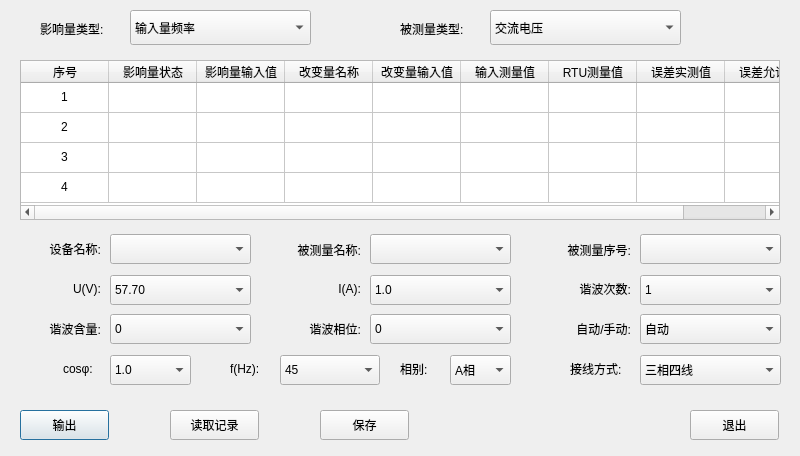
<?xml version="1.0" encoding="UTF-8"?>
<ui version="4.0">
 <class>rtu_changecheck</class>
 <widget class="QDialog" name="rtu_changecheck">
  <property name="windowModality">
   <enum>Qt::WindowModal</enum>
  </property>
  <property name="geometry">
   <rect>
    <x>0</x>
    <y>0</y>
    <width>800</width>
    <height>456</height>
   </rect>
  </property>
  <property name="windowTitle">
   <string>Dialog</string>
  </property>
  <property name="modal">
   <bool>false</bool>
  </property>
  <widget class="QLabel" name="label">
   <property name="geometry">
    <rect>
     <x>40</x>
     <y>20</y>
     <width>91</width>
     <height>17</height>
    </rect>
   </property>
   <property name="text">
    <string>影响量类型:</string>
   </property>
  </widget>
  <widget class="QComboBox" name="cb_cctype">
   <property name="geometry">
    <rect>
     <x>130</x>
     <y>10</y>
     <width>181</width>
     <height>35</height>
    </rect>
   </property>
   <item>
    <property name="text">
     <string>输入量频率</string>
    </property>
   </item>
   <item>
    <property name="text">
     <string>波形畸变</string>
    </property>
   </item>
   <item>
    <property name="text">
     <string>超量限</string>
    </property>
   </item>
   <item>
    <property name="text">
     <string>自热</string>
    </property>
   </item>
   <item>
    <property name="text">
     <string>电源电压</string>
    </property>
   </item>
  </widget>
  <widget class="QLabel" name="label_2">
   <property name="geometry">
    <rect>
     <x>400</x>
     <y>20</y>
     <width>221</width>
     <height>17</height>
    </rect>
   </property>
   <property name="text">
    <string>被测量类型:</string>
   </property>
  </widget>
  <widget class="QComboBox" name="cb_cctype_2">
   <property name="geometry">
    <rect>
     <x>490</x>
     <y>10</y>
     <width>191</width>
     <height>35</height>
    </rect>
   </property>
   <item>
    <property name="text">
     <string>交流电压</string>
    </property>
   </item>
   <item>
    <property name="text">
     <string>交流电流</string>
    </property>
   </item>
   <item>
    <property name="text">
     <string>有功功率</string>
    </property>
   </item>
   <item>
    <property name="text">
     <string>无功功率</string>
    </property>
   </item>
   <item>
    <property name="text">
     <string>功率因数</string>
    </property>
   </item>
   <item>
    <property name="text">
     <string>频率</string>
    </property>
   </item>
  </widget>
  <widget class="QTableWidget" name="tableWidget">
   <property name="geometry">
    <rect>
     <x>20</x>
     <y>60</y>
     <width>760</width>
     <height>160</height>
    </rect>
   </property>
   <property name="font">
    <font>
     <pointsize>9</pointsize>
    </font>
   </property>
   <property name="selectionMode">
    <enum>QAbstractItemView::SingleSelection</enum>
   </property>
   <attribute name="horizontalHeaderDefaultSectionSize">
    <number>88</number>
   </attribute>
   <attribute name="verticalHeaderVisible">
    <bool>false</bool>
   </attribute>
   <attribute name="verticalHeaderHighlightSections">
    <bool>false</bool>
   </attribute>
   <row>
    <property name="text">
     <string>New Row</string>
    </property>
   </row>
   <row>
    <property name="text">
     <string>1</string>
    </property>
   </row>
   <row>
    <property name="text">
     <string>2</string>
    </property>
   </row>
   <row>
    <property name="text">
     <string>4</string>
    </property>
   </row>
   <column>
    <property name="text">
     <string>序号</string>
    </property>
    <property name="font">
     <font>
      <pointsize>9</pointsize>
     </font>
    </property>
   </column>
   <column>
    <property name="text">
     <string>影响量状态</string>
    </property>
    <property name="font">
     <font>
      <pointsize>9</pointsize>
     </font>
    </property>
   </column>
   <column>
    <property name="text">
     <string>影响量输入值</string>
    </property>
    <property name="font">
     <font>
      <pointsize>9</pointsize>
     </font>
    </property>
   </column>
   <column>
    <property name="text">
     <string>改变量名称</string>
    </property>
    <property name="font">
     <font>
      <pointsize>9</pointsize>
     </font>
    </property>
   </column>
   <column>
    <property name="text">
     <string>改变量输入值</string>
    </property>
    <property name="font">
     <font>
      <pointsize>9</pointsize>
     </font>
    </property>
   </column>
   <column>
    <property name="text">
     <string>输入测量值</string>
    </property>
    <property name="font">
     <font>
      <pointsize>9</pointsize>
     </font>
    </property>
   </column>
   <column>
    <property name="text">
     <string>RTU测量值</string>
    </property>
    <property name="font">
     <font>
      <pointsize>9</pointsize>
     </font>
    </property>
   </column>
   <column>
    <property name="text">
     <string>误差实测值</string>
    </property>
    <property name="font">
     <font>
      <pointsize>9</pointsize>
     </font>
    </property>
   </column>
   <column>
    <property name="text">
     <string>误差允许值</string>
    </property>
    <property name="font">
     <font>
      <pointsize>9</pointsize>
     </font>
    </property>
   </column>
   <item row="0" column="0">
    <property name="text">
     <string>1</string>
    </property>
    <property name="font">
     <font>
      <pointsize>9</pointsize>
     </font>
    </property>
    <property name="textAlignment">
     <set>AlignCenter</set>
    </property>
    <property name="foreground">
     <brush brushstyle="SolidPattern">
      <color alpha="255">
       <red>0</red>
       <green>0</green>
       <blue>0</blue>
      </color>
     </brush>
    </property>
    <property name="flags">
     <set>NoItemFlags</set>
    </property>
   </item>
   <item row="1" column="0">
    <property name="text">
     <string>2</string>
    </property>
    <property name="textAlignment">
     <set>AlignCenter</set>
    </property>
    <property name="foreground">
     <brush brushstyle="SolidPattern">
      <color alpha="255">
       <red>0</red>
       <green>0</green>
       <blue>0</blue>
      </color>
     </brush>
    </property>
    <property name="flags">
     <set>NoItemFlags</set>
    </property>
   </item>
   <item row="2" column="0">
    <property name="text">
     <string>3</string>
    </property>
    <property name="textAlignment">
     <set>AlignCenter</set>
    </property>
    <property name="foreground">
     <brush brushstyle="SolidPattern">
      <color alpha="255">
       <red>0</red>
       <green>0</green>
       <blue>0</blue>
      </color>
     </brush>
    </property>
    <property name="flags">
     <set>NoItemFlags</set>
    </property>
   </item>
   <item row="3" column="0">
    <property name="text">
     <string>4</string>
    </property>
    <property name="textAlignment">
     <set>AlignCenter</set>
    </property>
    <property name="foreground">
     <brush brushstyle="SolidPattern">
      <color alpha="255">
       <red>0</red>
       <green>0</green>
       <blue>0</blue>
      </color>
     </brush>
    </property>
    <property name="flags">
     <set>NoItemFlags</set>
    </property>
   </item>
  </widget>
  <widget class="QLabel" name="label_3">
   <property name="geometry">
    <rect>
     <x>30</x>
     <y>240</y>
     <width>71</width>
     <height>17</height>
    </rect>
   </property>
   <property name="text">
    <string>设备名称:</string>
   </property>
   <property name="alignment">
    <set>Qt::AlignRight|Qt::AlignTrailing|Qt::AlignVCenter</set>
   </property>
  </widget>
  <widget class="QLabel" name="label_4">
   <property name="geometry">
    <rect>
     <x>30</x>
     <y>280</y>
     <width>71</width>
     <height>17</height>
    </rect>
   </property>
   <property name="text">
    <string>U(V):</string>
   </property>
   <property name="alignment">
    <set>Qt::AlignRight|Qt::AlignTrailing|Qt::AlignVCenter</set>
   </property>
  </widget>
  <widget class="QLabel" name="label_5">
   <property name="geometry">
    <rect>
     <x>30</x>
     <y>320</y>
     <width>71</width>
     <height>17</height>
    </rect>
   </property>
   <property name="text">
    <string>谐波含量:</string>
   </property>
   <property name="alignment">
    <set>Qt::AlignRight|Qt::AlignTrailing|Qt::AlignVCenter</set>
   </property>
  </widget>
  <widget class="QLabel" name="label_6">
   <property name="geometry">
    <rect>
     <x>63</x>
     <y>360</y>
     <width>71</width>
     <height>17</height>
    </rect>
   </property>
   <property name="text">
    <string>cosφ:</string>
   </property>
  </widget>
  <widget class="QLabel" name="label_7">
   <property name="geometry">
    <rect>
     <x>290</x>
     <y>320</y>
     <width>71</width>
     <height>17</height>
    </rect>
   </property>
   <property name="text">
    <string>谐波相位:</string>
   </property>
   <property name="alignment">
    <set>Qt::AlignRight|Qt::AlignTrailing|Qt::AlignVCenter</set>
   </property>
  </widget>
  <widget class="QLabel" name="label_8">
   <property name="geometry">
    <rect>
     <x>270</x>
     <y>240</y>
     <width>91</width>
     <height>20</height>
    </rect>
   </property>
   <property name="text">
    <string>被测量名称:</string>
   </property>
   <property name="alignment">
    <set>Qt::AlignRight|Qt::AlignTrailing|Qt::AlignVCenter</set>
   </property>
  </widget>
  <widget class="QLabel" name="label_9">
   <property name="geometry">
    <rect>
     <x>290</x>
     <y>280</y>
     <width>71</width>
     <height>17</height>
    </rect>
   </property>
   <property name="text">
    <string>I(A):</string>
   </property>
   <property name="alignment">
    <set>Qt::AlignRight|Qt::AlignTrailing|Qt::AlignVCenter</set>
   </property>
  </widget>
  <widget class="QLabel" name="label_12">
   <property name="geometry">
    <rect>
     <x>560</x>
     <y>280</y>
     <width>71</width>
     <height>17</height>
    </rect>
   </property>
   <property name="text">
    <string>谐波次数:</string>
   </property>
   <property name="alignment">
    <set>Qt::AlignRight|Qt::AlignTrailing|Qt::AlignVCenter</set>
   </property>
  </widget>
  <widget class="QLabel" name="label_11">
   <property name="geometry">
    <rect>
     <x>560</x>
     <y>320</y>
     <width>71</width>
     <height>17</height>
    </rect>
   </property>
   <property name="text">
    <string>自动/手动:</string>
   </property>
   <property name="alignment">
    <set>Qt::AlignRight|Qt::AlignTrailing|Qt::AlignVCenter</set>
   </property>
  </widget>
  <widget class="QLabel" name="label_10">
   <property name="geometry">
    <rect>
     <x>540</x>
     <y>240</y>
     <width>91</width>
     <height>20</height>
    </rect>
   </property>
   <property name="text">
    <string>被测量序号:</string>
   </property>
   <property name="alignment">
    <set>Qt::AlignRight|Qt::AlignTrailing|Qt::AlignVCenter</set>
   </property>
  </widget>
  <widget class="QLabel" name="label_13">
   <property name="geometry">
    <rect>
     <x>570</x>
     <y>360</y>
     <width>71</width>
     <height>17</height>
    </rect>
   </property>
   <property name="text">
    <string>接线方式:</string>
   </property>
  </widget>
  <widget class="QLabel" name="label_14">
   <property name="geometry">
    <rect>
     <x>230</x>
     <y>360</y>
     <width>71</width>
     <height>17</height>
    </rect>
   </property>
   <property name="text">
    <string>f(Hz):</string>
   </property>
  </widget>
  <widget class="QLabel" name="label_15">
   <property name="geometry">
    <rect>
     <x>400</x>
     <y>360</y>
     <width>71</width>
     <height>17</height>
    </rect>
   </property>
   <property name="text">
    <string>相别:</string>
   </property>
  </widget>
  <widget class="QPushButton" name="pushButton">
   <property name="geometry">
    <rect>
     <x>20</x>
     <y>410</y>
     <width>89</width>
     <height>30</height>
    </rect>
   </property>
   <property name="text">
    <string>输出</string>
   </property>
  </widget>
  <widget class="QPushButton" name="pushButton_2">
   <property name="geometry">
    <rect>
     <x>170</x>
     <y>410</y>
     <width>89</width>
     <height>30</height>
    </rect>
   </property>
   <property name="text">
    <string>读取记录</string>
   </property>
  </widget>
  <widget class="QPushButton" name="pushButton_3">
   <property name="geometry">
    <rect>
     <x>320</x>
     <y>410</y>
     <width>89</width>
     <height>30</height>
    </rect>
   </property>
   <property name="text">
    <string>保存</string>
   </property>
  </widget>
  <widget class="QPushButton" name="pushButton_4">
   <property name="geometry">
    <rect>
     <x>690</x>
     <y>410</y>
     <width>89</width>
     <height>30</height>
    </rect>
   </property>
   <property name="text">
    <string>退出</string>
   </property>
  </widget>
  <widget class="QComboBox" name="cb_device">
   <property name="geometry">
    <rect>
     <x>110</x>
     <y>234</y>
     <width>141</width>
     <height>30</height>
    </rect>
   </property>
  </widget>
  <widget class="QComboBox" name="cb_u">
   <property name="geometry">
    <rect>
     <x>110</x>
     <y>275</y>
     <width>141</width>
     <height>30</height>
    </rect>
   </property>
   <item>
    <property name="text">
     <string>57.70</string>
    </property>
   </item>
   <item>
    <property name="text">
     <string>100.00</string>
    </property>
   </item>
   <item>
    <property name="text">
     <string>220.00</string>
    </property>
   </item>
   <item>
    <property name="text">
     <string>380.00</string>
    </property>
   </item>
  </widget>
  <widget class="QComboBox" name="cb_harmonic">
   <property name="geometry">
    <rect>
     <x>110</x>
     <y>314</y>
     <width>141</width>
     <height>30</height>
    </rect>
   </property>
   <item>
    <property name="text">
     <string>0</string>
    </property>
   </item>
   <item>
    <property name="text">
     <string>10</string>
    </property>
   </item>
   <item>
    <property name="text">
     <string>20</string>
    </property>
   </item>
   <item>
    <property name="text">
     <string>30</string>
    </property>
   </item>
   <item>
    <property name="text">
     <string>40</string>
    </property>
   </item>
  </widget>
  <widget class="QComboBox" name="cb_deviced">
   <property name="geometry">
    <rect>
     <x>370</x>
     <y>234</y>
     <width>141</width>
     <height>30</height>
    </rect>
   </property>
  </widget>
  <widget class="QComboBox" name="cb_haphase">
   <property name="geometry">
    <rect>
     <x>370</x>
     <y>314</y>
     <width>141</width>
     <height>30</height>
    </rect>
   </property>
   <item>
    <property name="text">
     <string>0</string>
    </property>
   </item>
   <item>
    <property name="text">
     <string>180</string>
    </property>
   </item>
   <item>
    <property name="text">
     <string>30</string>
    </property>
   </item>
   <item>
    <property name="text">
     <string>60</string>
    </property>
   </item>
   <item>
    <property name="text">
     <string>90</string>
    </property>
   </item>
  </widget>
  <widget class="QComboBox" name="cb_i">
   <property name="geometry">
    <rect>
     <x>370</x>
     <y>275</y>
     <width>141</width>
     <height>30</height>
    </rect>
   </property>
   <item>
    <property name="text">
     <string>1.0</string>
    </property>
   </item>
   <item>
    <property name="text">
     <string>2.0</string>
    </property>
   </item>
   <item>
    <property name="text">
     <string>5.0</string>
    </property>
   </item>
   <item>
    <property name="text">
     <string>20.0</string>
    </property>
   </item>
  </widget>
  <widget class="QComboBox" name="cb_number">
   <property name="geometry">
    <rect>
     <x>640</x>
     <y>234</y>
     <width>141</width>
     <height>30</height>
    </rect>
   </property>
  </widget>
  <widget class="QComboBox" name="cb_hanum">
   <property name="geometry">
    <rect>
     <x>640</x>
     <y>275</y>
     <width>141</width>
     <height>30</height>
    </rect>
   </property>
   <item>
    <property name="text">
     <string>1</string>
    </property>
   </item>
   <item>
    <property name="text">
     <string>2</string>
    </property>
   </item>
   <item>
    <property name="text">
     <string>3</string>
    </property>
   </item>
   <item>
    <property name="text">
     <string>4</string>
    </property>
   </item>
   <item>
    <property name="text">
     <string>5</string>
    </property>
   </item>
   <item>
    <property name="text">
     <string>6</string>
    </property>
   </item>
   <item>
    <property name="text">
     <string>7</string>
    </property>
   </item>
   <item>
    <property name="text">
     <string>8</string>
    </property>
   </item>
   <item>
    <property name="text">
     <string>9</string>
    </property>
   </item>
  </widget>
  <widget class="QComboBox" name="cb_automan">
   <property name="geometry">
    <rect>
     <x>640</x>
     <y>314</y>
     <width>141</width>
     <height>30</height>
    </rect>
   </property>
   <item>
    <property name="text">
     <string>自动</string>
    </property>
   </item>
   <item>
    <property name="text">
     <string>手动</string>
    </property>
   </item>
   <item>
    <property name="text">
     <string>半自动</string>
    </property>
   </item>
  </widget>
  <widget class="QComboBox" name="cb_cos">
   <property name="geometry">
    <rect>
     <x>110</x>
     <y>355</y>
     <width>81</width>
     <height>30</height>
    </rect>
   </property>
   <item>
    <property name="text">
     <string>1.0</string>
    </property>
   </item>
   <item>
    <property name="text">
     <string>0.5L</string>
    </property>
   </item>
   <item>
    <property name="text">
     <string>0.5C</string>
    </property>
   </item>
  </widget>
  <widget class="QComboBox" name="cb_freq">
   <property name="geometry">
    <rect>
     <x>280</x>
     <y>355</y>
     <width>100</width>
     <height>30</height>
    </rect>
   </property>
   <item>
    <property name="text">
     <string>45</string>
    </property>
   </item>
   <item>
    <property name="text">
     <string>50</string>
    </property>
   </item>
   <item>
    <property name="text">
     <string>55</string>
    </property>
   </item>
  </widget>
  <widget class="QComboBox" name="cb_phase">
   <property name="geometry">
    <rect>
     <x>450</x>
     <y>355</y>
     <width>61</width>
     <height>30</height>
    </rect>
   </property>
   <item>
    <property name="text">
     <string>A相</string>
    </property>
   </item>
   <item>
    <property name="text">
     <string>B相</string>
    </property>
   </item>
   <item>
    <property name="text">
     <string>C相</string>
    </property>
   </item>
   <item>
    <property name="text">
     <string>合元</string>
    </property>
   </item>
   <item>
    <property name="text">
     <string>A元</string>
    </property>
   </item>
   <item>
    <property name="text">
     <string>B元</string>
    </property>
   </item>
   <item>
    <property name="text">
     <string>C元</string>
    </property>
   </item>
  </widget>
  <widget class="QComboBox" name="cb_linetype">
   <property name="geometry">
    <rect>
     <x>640</x>
     <y>355</y>
     <width>141</width>
     <height>30</height>
    </rect>
   </property>
   <item>
    <property name="text">
     <string>三相四线</string>
    </property>
   </item>
   <item>
    <property name="text">
     <string>三相三线</string>
    </property>
   </item>
  </widget>
 </widget>
 <resources/>
 <connections/>
</ui>
